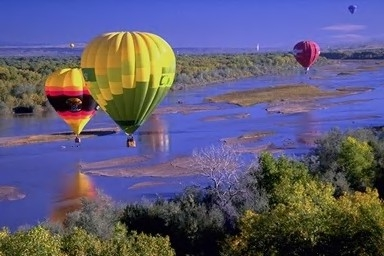
#> input picture Data/train/Balloon/329000.JPG, 384 x 256 px, found by its file name; its folder holds 3 pictures in this run
$ python MachineLearningProject_NaiveBayes_LinearSVM.py
#> lines starting #> are read from the running program, lines starting #| are printed output that depends on the picture; pictures that were not available may be replaced by others from this repository, and a replacement may not be noted

# coding: utf-8

# In[1]:

import numpy as np
import os
import matplotlib.pyplot as plt
get_ipython().magic('matplotlib inline')
import cv2
from sklearn import preprocessing
from sklearn.decomposition import PCA
from sklearn.naive_bayes import GaussianNB
from sklearn.metrics import classification_report


# In[2]:

#Writing classes and labels to a text file

directory_train = "/Users/Prathyusha/machinelearning/Data/train"
directory_test = "/Users/Prathyusha/machinelearning/Data/val"
def makeFile(path):
    dictionary_train_images = {}
    classes_list = os.listdir(path)
    for i in classes_list:
        if('.' not in i):
            images_list = os.listdir(path + '/' + i)
            dictionary_train_images[i] = images_list
#> pass 2 of the loop in makeFile, `for i in classes_list:`:
    return dictionary_train_images

def return_features(dictionary, directory):
    # Extracting 400 features from the images
    surf = cv2.xfeatures2d.SIFT_create(nfeatures=400)
    #surf.extended = True
    training_x = []
    training_y = []
    for (k, v) in dictionary.items():
        for i in v:
            image = cv2.imread(directory + '/' + k +'/'+i,)
#> image is the input picture: shape (256, 384, 3); mean B, G, R 117.8, 90.1, 93.7
            image = cv2.resize(image, (255, 255))
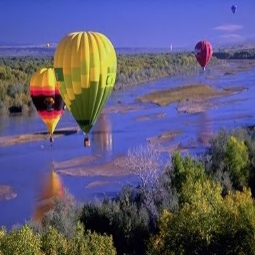
#> image: shape (255, 255, 3); mean B, G, R 117.7, 90, 93.6
            gray = cv2.cvtColor(image,cv2.COLOR_BGR2GRAY)
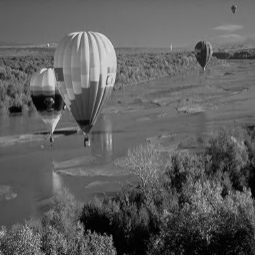
#> gray: shape (255, 255); min 0, max 223, mean 94.2
            kp, des = surf.detectAndCompute(gray,None)
#> kp = 400 keypoints; strongest (x, y, size): (55, 132, 2.6), (44, 102, 15.7), (53, 130, 1.9), (224, 194, 4.7)
            training_x.append(des)
            training_y.append(k)
#> pass 2 of the loop in return_features, `for (k, v) in dictionary.items():`:
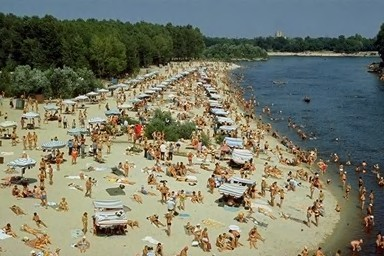
#> input picture Data/train/Beach/798011.JPG, 384 x 256 px, found by its file name
#> in return_features, image is the input picture: shape (256, 384, 3); mean B, G, R 104.4, 122.1, 120.1
#> in return_features, `image = cv2.resize(image, (255, 255))`:
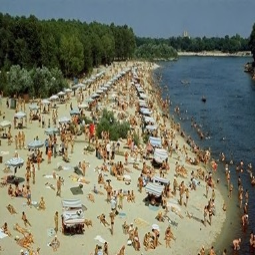
#> image: shape (255, 255, 3); mean B, G, R 104.2, 122, 120
#> in return_features, `gray = cv2.cvtColor(image,cv2.COLOR_BGR2GRAY)`:
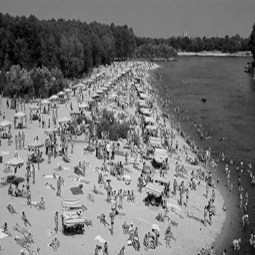
#> gray: shape (255, 255); min 0, max 239, mean 119.4
#> kp = 400 keypoints; strongest (x, y, size): (162, 183, 2.1), (61, 93, 2.2), (156, 165, 5.4), (54, 96, 3)
    return training_x, training_y

#Encode labels
def encode_labels(training_y, testing_y):
    le = preprocessing.LabelEncoder()
    le.fit(training_y)
    return le.transform(training_y), le.transform(testing_y)


# In[3]:

# Generating features and labels for a train dataset and the test dataset
training_set_images = makeFile(directory_train)
testing_set_images = makeFile(directory_test)

trainX, trainY = return_features(training_set_images, directory_train)
testX, testY = return_features(testing_set_images, directory_test)

trainY, testY = encode_labels(trainY, testY)


# In[4]:

# This function is to reshape 2D training features in to a 1D
def reshapeTrainX():
    trainX_reshape = []
    for x in trainX:
        m, n = x.shape
        x = np.ravel(np.reshape(x, m * n))
        trainX_reshape.append(x.tolist())
    return trainX_reshape


# In[5]:

#Save the train file in the local machine to be read as an input
a = reshapeTrainX()
import numpy
#> (the run stopped early here; a loop or call above may not have finished)
